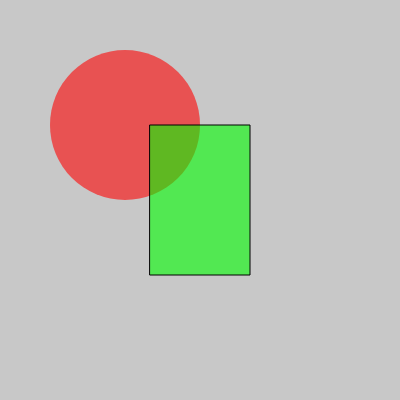
Frame 1 (no input)
Frame 60 (no input): identical to frame 1, image omitted
Frame 120 (the mouse pressed at the canvas centre since frame 60): identical to frame 1, image omitted

The p5.js sketch that drew this single still picture (run headless with seeded random() and noise() and a simulated clock; from frame 60 on, the mouse is pressed at the canvas centre):

// p5.js sketch
// ── sketch.js
function setup() {
  createCanvas(400, 400);
}

function draw() {
  background(200);
  noStroke();

  fill(255, 0, 0, 150); 
  ellipseMode(CORNERS);
  ellipse(width/2, height/2, 50, 50);


  fill(0, 255, 0, 150);
  stroke(0);
  rectMode(CENTER);
  rect(width/2, height/2, 100, 150);
}
